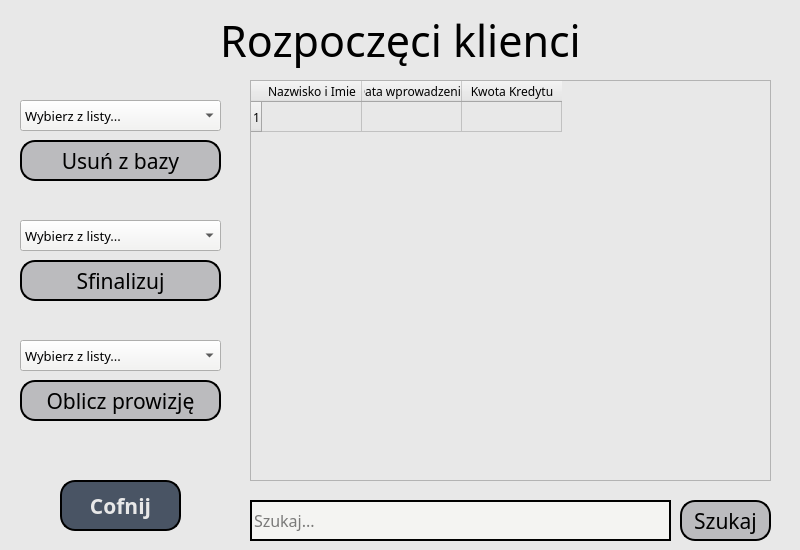
<?xml version="1.0" encoding="UTF-8"?>
<ui version="4.0">
 <class>Dialog</class>
 <widget class="QDialog" name="Dialog">
  <property name="geometry">
   <rect>
    <x>0</x>
    <y>0</y>
    <width>800</width>
    <height>550</height>
   </rect>
  </property>
  <property name="windowTitle">
   <string>Dialog</string>
  </property>
  <property name="styleSheet">
   <string notr="true">background-color: rgb(232, 232, 232);
</string>
  </property>
  <widget class="QTableWidget" name="tableWidget">
   <property name="geometry">
    <rect>
     <x>250</x>
     <y>80</y>
     <width>521</width>
     <height>401</height>
    </rect>
   </property>
   <property name="editTriggers">
    <set>QAbstractItemView::NoEditTriggers</set>
   </property>
   <row>
    <property name="text">
     <string>1</string>
    </property>
    <property name="font">
     <font>
      <family>Artifakt Element</family>
     </font>
    </property>
   </row>
   <column>
    <property name="text">
     <string>Nazwisko i Imie</string>
    </property>
    <property name="font">
     <font>
      <family>Artifakt Element</family>
     </font>
    </property>
   </column>
   <column>
    <property name="text">
     <string>Data wprowadzenia</string>
    </property>
    <property name="font">
     <font>
      <family>Artifakt Element</family>
     </font>
    </property>
   </column>
   <column>
    <property name="text">
     <string>Kwota Kredytu</string>
    </property>
    <property name="font">
     <font>
      <family>Artifakt Element</family>
     </font>
    </property>
   </column>
   <item row="0" column="0">
    <property name="text">
     <string/>
    </property>
    <property name="font">
     <font>
      <family>Artifakt Element</family>
     </font>
    </property>
    <property name="flags">
     <set>ItemIsEditable</set>
    </property>
   </item>
   <item row="0" column="1">
    <property name="text">
     <string/>
    </property>
    <property name="font">
     <font>
      <family>Artifakt Element</family>
     </font>
    </property>
    <property name="flags">
     <set>ItemIsSelectable|ItemIsEditable|ItemIsDragEnabled|ItemIsUserCheckable|ItemIsEnabled</set>
    </property>
   </item>
   <item row="0" column="2">
    <property name="font">
     <font>
      <family>Artifakt Element</family>
     </font>
    </property>
   </item>
  </widget>
  <widget class="QLineEdit" name="lineEdit_2">
   <property name="geometry">
    <rect>
     <x>250</x>
     <y>500</y>
     <width>421</width>
     <height>41</height>
    </rect>
   </property>
   <property name="font">
    <font>
     <family>Artifakt Element</family>
     <pointsize>12</pointsize>
    </font>
   </property>
   <property name="acceptDrops">
    <bool>true</bool>
   </property>
   <property name="toolTip">
    <string/>
   </property>
   <property name="styleSheet">
    <string notr="true">background-color: rgb(244, 244, 242);
border-color: rgb(73, 84, 100);
border: 2px solid;</string>
   </property>
   <property name="text">
    <string/>
   </property>
   <property name="placeholderText">
    <string>Szukaj...</string>
   </property>
  </widget>
  <widget class="QPushButton" name="pushButton">
   <property name="geometry">
    <rect>
     <x>20</x>
     <y>140</y>
     <width>201</width>
     <height>41</height>
    </rect>
   </property>
   <property name="font">
    <font>
     <family>Artifakt Element</family>
     <pointsize>16</pointsize>
    </font>
   </property>
   <property name="styleSheet">
    <string notr="true">background-color: rgb(187, 187, 190);
border-color: rgb(0, 0, 0);
border: 2px solid;
border-radius: 15px;
</string>
   </property>
   <property name="text">
    <string>Usuń z bazy</string>
   </property>
  </widget>
  <widget class="QPushButton" name="pushButton_3">
   <property name="geometry">
    <rect>
     <x>680</x>
     <y>500</y>
     <width>91</width>
     <height>41</height>
    </rect>
   </property>
   <property name="font">
    <font>
     <family>Artifakt Element</family>
     <pointsize>16</pointsize>
    </font>
   </property>
   <property name="styleSheet">
    <string notr="true">background-color: rgb(187, 187, 190);
border-color: rgb(0, 0, 0);
border: 2px solid;
border-radius: 15px;
</string>
   </property>
   <property name="text">
    <string>Szukaj</string>
   </property>
  </widget>
  <widget class="QPushButton" name="BackButton">
   <property name="geometry">
    <rect>
     <x>60</x>
     <y>480</y>
     <width>121</width>
     <height>51</height>
    </rect>
   </property>
   <property name="font">
    <font>
     <family>Artifakt Element</family>
     <pointsize>16</pointsize>
     <weight>75</weight>
     <bold>true</bold>
    </font>
   </property>
   <property name="styleSheet">
    <string notr="true">background-color: rgb(73, 84, 100);
border-color: rgb(0, 0, 0);
border: 2px solid;
border-radius: 15px;
color: rgb(232, 232, 232);</string>
   </property>
   <property name="text">
    <string>Cofnij</string>
   </property>
  </widget>
  <widget class="QLabel" name="label_5">
   <property name="geometry">
    <rect>
     <x>170</x>
     <y>10</y>
     <width>461</width>
     <height>61</height>
    </rect>
   </property>
   <property name="font">
    <font>
     <family>Artifakt Element</family>
     <pointsize>32</pointsize>
    </font>
   </property>
   <property name="text">
    <string>Rozpoczęci klienci</string>
   </property>
   <property name="alignment">
    <set>Qt::AlignCenter</set>
   </property>
  </widget>
  <widget class="QComboBox" name="comboBox">
   <property name="geometry">
    <rect>
     <x>20</x>
     <y>100</y>
     <width>201</width>
     <height>31</height>
    </rect>
   </property>
   <property name="font">
    <font>
     <family>Artifakt Element</family>
     <pointsize>10</pointsize>
    </font>
   </property>
   <property name="styleSheet">
    <string notr="true">background-color: rgb(244, 244, 242);</string>
   </property>
   <item>
    <property name="text">
     <string>Wybierz z listy...</string>
    </property>
   </item>
  </widget>
  <widget class="QComboBox" name="comboBox_2">
   <property name="geometry">
    <rect>
     <x>20</x>
     <y>220</y>
     <width>201</width>
     <height>31</height>
    </rect>
   </property>
   <property name="font">
    <font>
     <family>Artifakt Element</family>
     <pointsize>10</pointsize>
    </font>
   </property>
   <property name="styleSheet">
    <string notr="true">background-color: rgb(244, 244, 242);</string>
   </property>
   <item>
    <property name="text">
     <string>Wybierz z listy...</string>
    </property>
   </item>
  </widget>
  <widget class="QPushButton" name="pushButton_2">
   <property name="geometry">
    <rect>
     <x>20</x>
     <y>260</y>
     <width>201</width>
     <height>41</height>
    </rect>
   </property>
   <property name="font">
    <font>
     <family>Artifakt Element</family>
     <pointsize>16</pointsize>
    </font>
   </property>
   <property name="styleSheet">
    <string notr="true">background-color: rgb(187, 187, 190);
border-color: rgb(0, 0, 0);
border: 2px solid;
border-radius: 15px;</string>
   </property>
   <property name="text">
    <string>Sfinalizuj</string>
   </property>
  </widget>
  <widget class="QComboBox" name="comboBox_3">
   <property name="geometry">
    <rect>
     <x>20</x>
     <y>340</y>
     <width>201</width>
     <height>31</height>
    </rect>
   </property>
   <property name="font">
    <font>
     <family>Artifakt Element</family>
     <pointsize>10</pointsize>
    </font>
   </property>
   <property name="styleSheet">
    <string notr="true">background-color: rgb(244, 244, 242);</string>
   </property>
   <item>
    <property name="text">
     <string>Wybierz z listy...</string>
    </property>
   </item>
  </widget>
  <widget class="QPushButton" name="pushButton_5">
   <property name="geometry">
    <rect>
     <x>20</x>
     <y>380</y>
     <width>201</width>
     <height>41</height>
    </rect>
   </property>
   <property name="font">
    <font>
     <family>Artifakt Element</family>
     <pointsize>16</pointsize>
    </font>
   </property>
   <property name="styleSheet">
    <string notr="true">background-color: rgb(187, 187, 190);
border-color: rgb(0, 0, 0);
border: 2px solid;
border-radius: 15px;</string>
   </property>
   <property name="text">
    <string>Oblicz prowizję</string>
   </property>
  </widget>
 </widget>
 <resources/>
 <connections/>
</ui>
